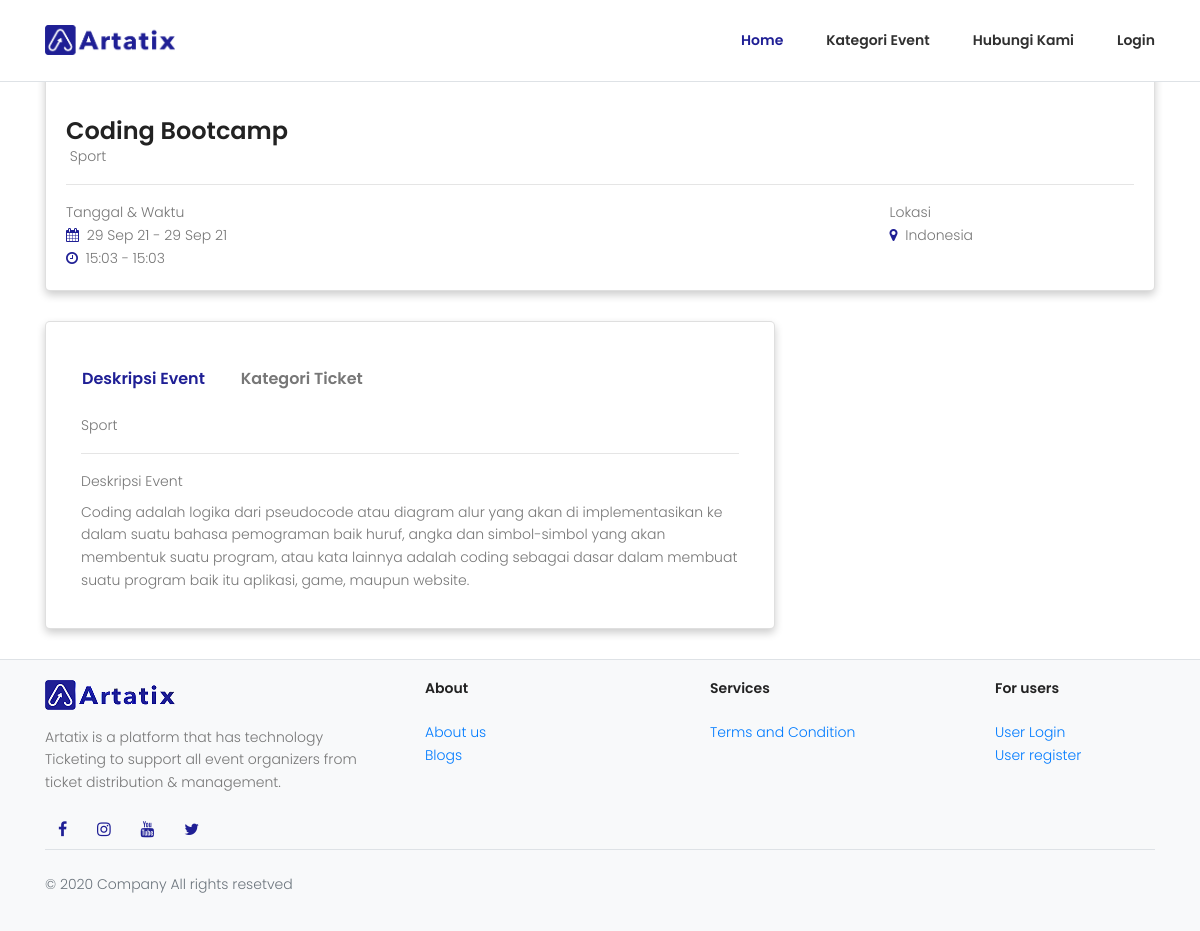
Screenshot of /page_event_detail.php?id=EVN004 with the database file from the repository.
### tables this page shows
CREATE TABLE IF NOT EXISTS `tbl_ticket` (
  `tkt_id` varchar(20) NOT NULL,
  `event_id` varchar(20) NOT NULL,
  `tkt_category` varchar(30) NOT NULL,
  `tkt_stock` int(15) NOT NULL,
  `tkt_price` double(15,0) NOT NULL DEFAULT '0',
  `tkt_date_start` varchar(15) NOT NULL,
  `tkt_date_finish` varchar(15) NOT NULL,
  `tkt_desc` text NOT NULL,
  `tkt_status` int(11) NOT NULL,
  `tkt_fee` int(11) NOT NULL,
  PRIMARY KEY (`tkt_id`),
  KEY `fk_event_id` (`event_id`),
  CONSTRAINT `fk_event_id` FOREIGN KEY (`event_id`) REFERENCES `tbl_event` (`event_id`)
);

CREATE TABLE IF NOT EXISTS `tbl_event` (
  `event_id` varchar(20) NOT NULL,
  `event_name` varchar(50) NOT NULL,
  `event_category` varchar(50) NOT NULL,
  `event_picture` varchar(50) NOT NULL,
  `event_description` text NOT NULL,
  `event_location` text NOT NULL,
  `event_date_start` varchar(15) NOT NULL,
  `event_date_finish` varchar(15) NOT NULL,
  `event_time_start` time NOT NULL,
  `event_time_finish` time NOT NULL,
  `event_status` varchar(20) NOT NULL,
  `event_sk` text NOT NULL,
  `event_jenis` varchar(20) NOT NULL,
  `link` varchar(30) DEFAULT NULL,
  `user_id` varchar(20) NOT NULL,
  PRIMARY KEY (`event_id`),
  KEY `fk_user` (`user_id`),
  CONSTRAINT `fk_user` FOREIGN KEY (`user_id`) REFERENCES `tbl_user` (`user_id`)
);

### koneksi/koneksi.php (called while the page is built, shortened)
<?php
$root = '/artik/';
?>

### page_event_detail.php (the view, shortened to what this page needs)
<?php
include "koneksi/koneksi.php";
$event_id = $_GET["id"];
?>
<!DOCTYPE html>
<html lang="zxx" class="no-js">
<head>
    <?php
    include "bundle_css_enduser.php";
    ?>
</head>
<body>
    <header class="default-header border-bottom">
        <div class="main-menu">
            <div class="container">
                <div class="row align-items-center justify-content-between d-flex">
                    <div id="logo">
                        <div class="container">
                            <a href="index.php"><img src="img/logo/Artatix2.png" width="130" height="30" alt="" title="" /></a>
                        </div>
                    </div>
                    <nav id="nav-menu-container">
                        <ul class="nav-menu">
                            <li class="menu-active"><a href="index.php">Home</a></li>
                            <li><a href="page_kategori.php">Kategori Event</a></li>
                            <li><a href="page_contact.php">Hubungi Kami</a></li>
                            <?php require_once 'auth-navbar.php' ?>
                        </ul>
                    </nav>
                </div>
            </div>
        </div>
    </header>
    <section class="relative">
        <div class="container  ">
            <div class="row ">
                <div class="col-md-12 white-space-50">
                    <?php
                    $queryevent = mysqli_query($konek, "SELECT
                                            tbl_event.event_id,
                                            tbl_event.event_name,
                                            tbl_event.event_category,
                                            tbl_event.event_picture,
                                            tbl_event.event_description,
                                            tbl_event.event_location,
                                            tbl_event.event_date_start,
                                            tbl_event.event_date_finish,
                                            tbl_event.event_time_start,
                                            tbl_event.event_time_finish,
                                            tbl_event.event_sk,
                                            tbl_event.event_status,
                                            tbl_event.event_jenis,
                                            tbl_ticket.tkt_id,
                                            tbl_ticket.tkt_category,
                                            tbl_ticket.tkt_stock,
                                            tbl_ticket.tkt_price,
                                            tbl_ticket.tkt_date_start,
                                            tbl_ticket.tkt_desc,
                                            tbl_ticket.tkt_status
                                        FROM
                                            tbl_ticket
                                        INNER JOIN tbl_event ON tbl_event.event_id = tbl_ticket.event_id
                                        WHERE
                                            tbl_event.event_id = '$event_id'");
                    while ($event = mysqli_fetch_assoc($queryevent)) {
                        $event_name         =  $event['event_name'];
                        $event_category     =  $event['event_category'];
                        $event_desc         =  $event['event_description'];
                        $event_date_start   =   date('d M y', strtotime($event['event_date_start']));
                        $event_date_finish  =   date('d M y', strtotime($event['event_date_finish']));
                        $event_time_start   =   date('H:i', strtotime($event['event_time_start']));
                        $event_time_finish  =   date('H:i', strtotime($event['event_time_finish']));
                        $event_location     =  $event['event_location'];
                    }
                    ?>
                    <div class="card">
                        <section>
                            <div class="row m-b-20 p-l-35 ">
                                <div class="col-md-12"><br>
                                    <h3><?php echo $event_name; ?></h3>
                                    <span class="card-content-span">&nbsp;<?php echo $event_category; ?></span>
                                    <hr>
                                </div>
                                <div class="col-6 col-md-9">
                                    <span class="card_detail_admin card-position">Tanggal & Waktu</span><br>
                                    <span class="card-content-span"><i class="fa fa-calendar "></i>&nbsp;&nbsp;<?php echo $event_date_start ?> - <?php echo $event_date_finish ?></span><br>
                                    <span class="card-content-span"><i class="fa fa-clock-o"></i>&nbsp;&nbsp;<?php echo $event_time_start ?> - <?php echo $event_time_finish ?> </span>
                                </div>
                                <div class="col-5 col-md-3">
                                    <span class="card_detail_admin">Lokasi</span><br>
                                    <span class="card-content-span"><i class="fa fa-map-marker"></i>&nbsp;&nbsp;<?php echo $event_location ?></span><br>
                                </div>
                                <div class="col-6 col-md-2">
                                </div>
                            </div>
                    </div>
                </div>
                <div class="col-md-8">
                    <div class="card">
                        <div class="tabset">
                            <label for="tab1">Deskripsi Event</label>
                            <label for="tab2">Kategori Ticket</label>
                            <div class="tab-panels">
                                <section id="deskripsi" class="tab-panel">
                                    <div class="container">
                                        <p class="card-text-detail"><?= $event_category ?>
                                        </p>
                                    </div>
                                    <div class="container">
                                    <hr>
                                    <label>Deskripsi Event</label><br>
                                    <?= $event_desc ?>
                                    </div>
                                </section>
                                            <?php
                                            $queryticket = mysqli_query($konek, "SELECT
                                            tbl_event.event_id,
                                            tbl_event.event_name,
                                            tbl_event.event_category,
                                            tbl_event.event_picture,
                                            tbl_event.event_description,
                                            tbl_event.event_location,
                                            tbl_event.event_date_start,
                                            tbl_event.event_date_finish,
                                            tbl_event.event_time_start,
                                            tbl_event.event_time_finish,
                                            tbl_event.event_sk,
                                            tbl_event.event_status,
                                            tbl_event.event_jenis,
                                            tbl_ticket.tkt_id,
                                            tbl_ticket.tkt_category,
                                            tbl_ticket.tkt_stock,
                                            tbl_ticket.tkt_price,
                                            tbl_ticket.tkt_date_start,
                                            tbl_ticket.tkt_date_finish,
                                            tbl_ticket.tkt_desc,
                                            tbl_ticket.tkt_status
                                        FROM
                                            tbl_ticket
                                        INNER JOIN tbl_event ON tbl_event.event_id = tbl_ticket.event_id
                                        WHERE
                                            tbl_event.event_id = '$event_id'  AND tbl_ticket.tkt_status='1' ");
                                            while ($ticket = mysqli_fetch_array($queryticket)) { ?>
                            </div>
                        <?php } ?>
    </section>
    <?php
    include "footer.php";
    ?>
</body>
</html>

### bundle_css_enduser.php (shortened to what this page needs)
<?php
include "../koneksi/koneksi.php";
?>
    <link rel="stylesheet" href="<?= $root ?>css/linearicons.css">
    <link rel="stylesheet" href="<?= $root ?>css/font-awesome.min.css">
    <link rel="stylesheet" href="<?= $root ?>css/nice-select.css">
    <link rel="stylesheet" href="<?= $root ?>css/ion.rangeSlider.css" />
    <link rel="stylesheet" href="<?= $root ?>css/ion.rangeSlider.skinFlat.css" />
    <link rel="stylesheet" href="<?= $root ?>css/bootstrap.css">
    <link rel="stylesheet" href="<?= $root ?>css/main.css">
    <link rel="stylesheet" href="<?= $root ?>plugin/owlcarousel/dist/assets/owl.carousel.min.css">
    <link rel="stylesheet" href="<?= $root ?>plugin/owlcarousel/dist/assets/owl.theme.default.min.css">

### auth-navbar.php
<?php
    if(isset($_SESSION['user_level'])){
        $id_u = $_SESSION['user_id'];
        $queryName = mysqli_query($konek, "SELECT user_email FROM tbl_user WHERE user_id='$id_u'");
        $name = mysqli_fetch_object($queryName);
        if($_SESSION['user_level'] === 'admin'){
            echo '<li><a href="role_admin/index.php">'.$name->user_email.'</a></li>';
        } elseif($_SESSION['user_level'] === 'member') {
            echo '<li><a href="role_member/index.php">'.$name->user_email.'</a></li>';
        } else {
            echo '<li><a href="page_login.php">Login</a></li>';
        }
    } else {
        echo '<li><a href="page_login.php">Login</a></li>';
    }
?>

### footer.php
<footer class="section-footer border-top section-gap ">
    <div class="container">
        <section class="footer-top padding-y">
            <div class="row">
                <aside class="col-md-4 ">
                    <article class="mr-3">
                        <img src="img/logo/Artatix2.1.png" class="logo-footer">
                        <p class="mt-3">Artatix is a platform that has technology Ticketing to support all event organizers from ticket distribution & management.</p>
                        <div>
                            <a class="btn btn-icon btn-light" title="Facebook" target="_blank" href="#"><i class="fa fa-facebook-f"></i></a>
                            <a class="btn btn-icon btn-light" title="Instagram" target="_blank" href="#"><i class="fa fa-instagram"></i></a>
                            <a class="btn btn-icon btn-light" title="Youtube" target="_blank" href="#"><i class="fa fa-youtube"></i></a>
                            <a class="btn btn-icon btn-light" title="Twitter" target="_blank" href="#"><i class="fa fa-twitter"></i></a>
                        </div>
                    </article>
                </aside>
                <aside class="col-sm-3 col-md-3">
                    <h6 class="title">About</h6>
                    <ul class="list-unstyled ">
                        <li> <a href="#"> About us</a></li>
                        <li> <a href="#">Blogs</a></li>
                    </ul>
                </aside>
                <aside class="col-sm-3 col-md-3">
                    <h6 class="title">Services</h6>
                    <ul class="list-unstyled">
                        <li> <a href="page_termcondition.php">Terms and Condition</a></li>
                    </ul>
                </aside>
                <aside class="col-sm-3  col-md-2">
                    <h6 class="title">For users</h6>
                    <ul class="list-unstyled " style="color: #222;">
                        <li> <a href="#"> User Login </a></li>
                        <li> <a href="#"> User register </a></li>
                    </ul>
                </aside>
            </div>
        </section>
        <section class="footer-copyright border-top"><br>
            <p class="text-muted"> &copy 2020 Company All rights resetved </p>
        </section>
    </div>
</footer>

### rows the page displays
tbl_ticket: event.event_name "Coding Bootcamp", event.event_category "Sport", event.event_date_start "29 Sep 21", event.event_date_finish "29 Sep 21", event.event_time_start "15:03", event.event_time_finish "15:03", event.event_location "Indonesia", event.event_description "Coding adalah logika dari pseudocode atau diagram alur yang akan di implementasikan ke dalam suatu bahasa pemograman baik huruf, angka dan simbol-simbol yang akan membentuk suatu program, atau kata lainnya adalah coding sebagai dasar dalam membuat suatu program baik itu aplikasi, game, maupun website."
